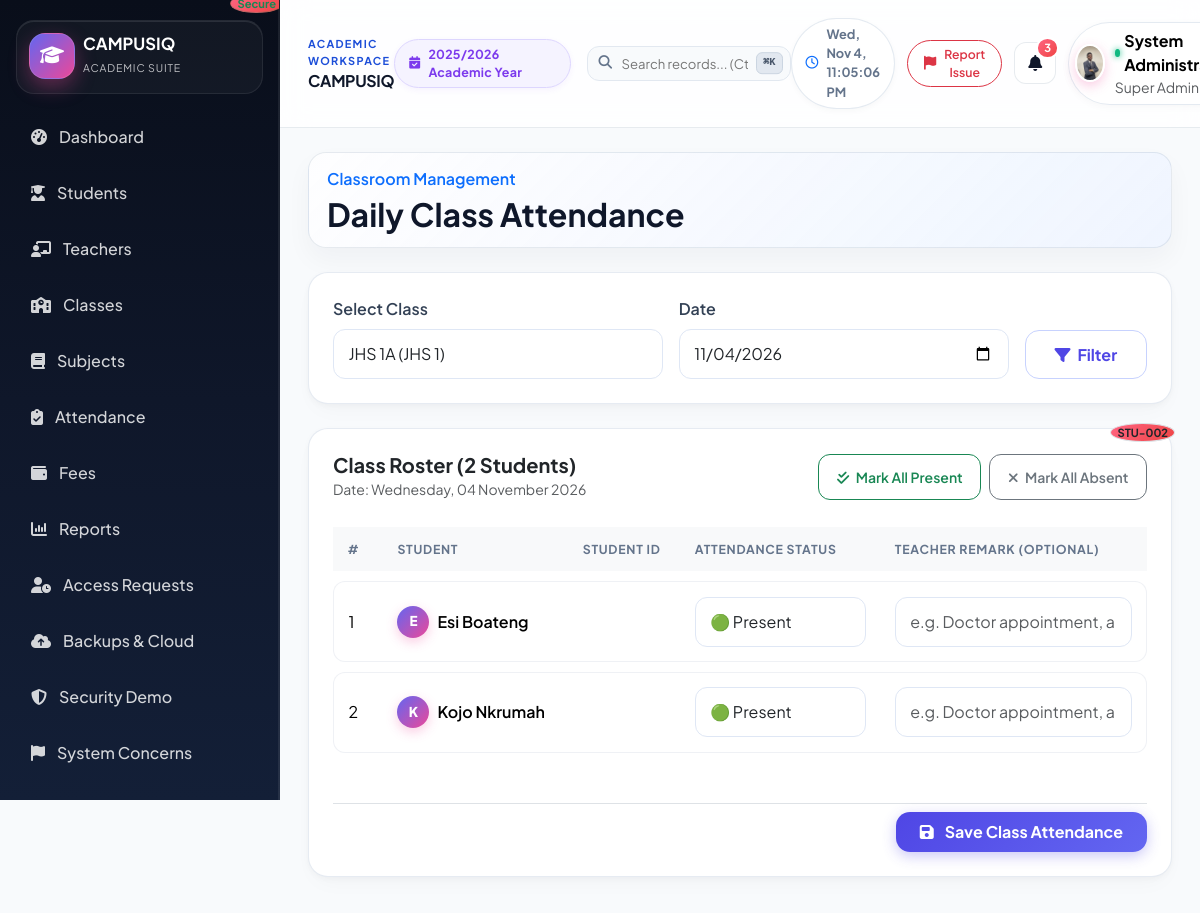
Page /teacher/attendance.php (signed in) on the committed database.
### tables this page shows
CREATE TABLE `school_settings` (
  `id` int(11) NOT NULL AUTO_INCREMENT,
  `school_name` varchar(200) NOT NULL,
  `motto` varchar(255) DEFAULT 'Excellence Through Education',
  `school_logo` varchar(255) DEFAULT NULL,
  `primary_color` varchar(30) DEFAULT '#1d4ed8',
  `address` text DEFAULT NULL,
  `phone` varchar(30) DEFAULT NULL,
  `email` varchar(150) DEFAULT NULL,
  `website` varchar(200) DEFAULT NULL,
  `currency` varchar(10) NOT NULL DEFAULT 'GH???',
  `academic_year_id` int(11) DEFAULT NULL,
  `term_id` int(11) DEFAULT NULL,
  `grading_system` text DEFAULT NULL,
  `paystack_public_key` varchar(255) DEFAULT NULL,
  `paystack_secret_key` varchar(255) DEFAULT NULL,
  `paystack_test_mode` tinyint(1) NOT NULL DEFAULT 1,
  `created_at` timestamp NOT NULL DEFAULT current_timestamp(),
  `updated_at` timestamp NOT NULL DEFAULT current_timestamp() ON UPDATE current_timestamp(),
  PRIMARY KEY (`id`),
  KEY `academic_year_id` (`academic_year_id`),
  KEY `term_id` (`term_id`),
  CONSTRAINT `school_settings_ibfk_1` FOREIGN KEY (`academic_year_id`) REFERENCES `academic_years` (`id`) ON DELETE SET NULL,
  CONSTRAINT `school_settings_ibfk_2` FOREIGN KEY (`term_id`) REFERENCES `terms` (`id`) ON DELETE SET NULL
);

CREATE TABLE `students` (
  `id` int(11) NOT NULL AUTO_INCREMENT,
  `user_id` int(11) NOT NULL,
  `student_id` varchar(50) NOT NULL,
  `dob` date DEFAULT NULL,
  `gender` enum('Male','Female','Other') DEFAULT NULL,
  `address` text DEFAULT NULL,
  `admission_date` date DEFAULT NULL,
  `class_id` int(11) DEFAULT NULL,
  `parent_id` int(11) DEFAULT NULL,
  `status` enum('active','inactive','graduated') NOT NULL DEFAULT 'active',
  `created_at` timestamp NOT NULL DEFAULT current_timestamp(),
  `updated_at` timestamp NOT NULL DEFAULT current_timestamp() ON UPDATE current_timestamp(),
  PRIMARY KEY (`id`),
  UNIQUE KEY `student_id` (`student_id`),
  KEY `user_id` (`user_id`),
  KEY `idx_students_student_id` (`student_id`),
  KEY `idx_students_class` (`class_id`),
  KEY `idx_students_parent` (`parent_id`),
  CONSTRAINT `students_ibfk_1` FOREIGN KEY (`user_id`) REFERENCES `users` (`id`) ON DELETE CASCADE,
  CONSTRAINT `students_ibfk_2` FOREIGN KEY (`class_id`) REFERENCES `classes` (`id`) ON DELETE SET NULL,
  CONSTRAINT `students_ibfk_3` FOREIGN KEY (`parent_id`) REFERENCES `users` (`id`) ON DELETE SET NULL
);

CREATE TABLE `users` (
  `id` int(11) NOT NULL AUTO_INCREMENT,
  `name` varchar(150) NOT NULL,
  `email` varchar(150) NOT NULL,
  `password_hash` varchar(255) NOT NULL,
  `totp_secret` text DEFAULT NULL,
  `totp_enabled` tinyint(1) NOT NULL DEFAULT 0,
  `totp_failed_attempts` int(10) unsigned NOT NULL DEFAULT 0,
  `totp_locked_until` datetime DEFAULT NULL,
  `sms_otp` varchar(10) DEFAULT NULL,
  `sms_otp_expires_at` datetime DEFAULT NULL,
  `email_otp` varchar(10) DEFAULT NULL,
  `email_otp_expires_at` datetime DEFAULT NULL,
  `role` enum('super_admin','school_admin','teacher','student','parent','accountant') NOT NULL,
  `status` enum('active','inactive','pending') NOT NULL DEFAULT 'active',
  `phone` varchar(30) DEFAULT NULL,
  `photo` varchar(255) DEFAULT NULL,
  `created_at` timestamp NOT NULL DEFAULT current_timestamp(),
  `updated_at` timestamp NOT NULL DEFAULT current_timestamp() ON UPDATE current_timestamp(),
  PRIMARY KEY (`id`),
  UNIQUE KEY `email` (`email`),
  KEY `idx_users_email` (`email`),
  KEY `idx_users_role` (`role`)
);

### teacher/attendance.php (the view, shortened to what the rows shown need)
<?php
require_once __DIR__ . '/../config/app.php';
require_once __DIR__ . '/../includes/auth.php';
$db = getDb();
$user = currentUser();
$tchStmt = $db->prepare('SELECT id FROM teachers WHERE user_id = :uid LIMIT 1');
$tchStmt->execute(['uid' => $user['id']]);
$teacherProfile = $tchStmt->fetch();
$teacherId = $teacherProfile['id'] ?? 0;
$classesStmt = $db->prepare('SELECT DISTINCT c.* FROM classes c
    LEFT JOIN subject_teacher_assignments sta ON sta.class_id = c.id
    WHERE c.class_teacher_id = :uid OR sta.teacher_id = :tid
    ORDER BY c.name ASC');
$classesStmt->execute(['uid' => $user['id'], 'tid' => $teacherId]);
$classes = $classesStmt->fetchAll();
if (empty($classes)) {
    $classes = $db->query('SELECT * FROM classes WHERE status = "active" ORDER BY name ASC')->fetchAll();
}
$selectedClassId = (int) ($_GET['class_id'] ?? $_POST['class_id'] ?? ($classes[0]['id'] ?? 0));
$studentsInClass = [];
$existingAttendance = [];
if ($selectedClassId > 0) {
    $stuQ = $db->prepare('SELECT s.id, s.student_id as student_code, u.name, u.photo
        FROM students s
        JOIN users u ON u.id = s.user_id
        WHERE s.class_id = :cid AND s.status = "active"
        ORDER BY u.name ASC');
    $stuQ->execute(['cid' => $selectedClassId]);
    $studentsInClass = $stuQ->fetchAll();
}
require_once __DIR__ . '/../includes/header.php';
?>
<div class="page-header">
    <div>
        <h2 class="fw-bold mb-0">Daily Class Attendance</h2>
    </div>
</div>
<div class="card p-4">
    <?php if (empty($studentsInClass)): ?>
        <div class="empty-state text-center py-5">
            <i class="fa-solid fa-user-graduate fa-2x mb-3 text-muted d-block"></i>
            <h5>No Students in this Class</h5>
            <p class="text-muted">There are no active students enrolled in the selected class yet.</p>
        </div>
    <?php else: ?>
        <form method="POST">
            <div class="table-responsive">
                <table class="table align-middle">
                    <thead class="table-light">
                        <tr>
                            <th style="width: 50px;">#</th>
                            <th>Student</th>
                            <th>Student ID</th>
                            <th style="width: 200px;">Attendance Status</th>
                            <th>Teacher Remark (Optional)</th>
                        </tr>
                    </thead>
                    <tbody>
                        <?php foreach ($studentsInClass as $idx => $stu):
                            $saved = $existingAttendance[$stu['id']] ?? null;
                            $curStatus = $saved['status'] ?? 'Present';
                            $curRemark = $saved['remarks'] ?? '';
                        ?>
                            <tr>
                                <td><?php echo $idx + 1; ?></td>
                                <td>
                                    <div class="d-flex align-items-center gap-2">
                                        <div class="avatar-sm bg-primary text-white d-flex align-items-center justify-content-center rounded-circle" style="width: 32px; height: 32px; font-size: 0.85rem;">
                                            <?php echo strtoupper(substr($stu['name'], 0, 1)); ?>
                                        </div>
                                        <span class="fw-semibold"><?php echo e($stu['name']); ?></span>
                                    </div>
                                </td>
                                <td>
                                    <span class="badge bg-light text-dark border"><?php echo e($stu['student_code']); ?></span>
                                </td>
                                <td>
                                    <select class="form-select attendance-status-select" name="status_<?php echo (int) $stu['id']; ?>">
                                        <option value="Present" <?php echo $curStatus === 'Present' ? 'selected' : ''; ?>>🟢 Present</option>
                                    </select>
                                </td>
                                <td>
                                    <input type="text" class="form-control" name="remarks_<?php echo (int) $stu['id']; ?>" value="<?php echo e($curRemark); ?>" placeholder="e.g. Doctor appointment, arrived 8:30 AM">
                                </td>
                            </tr>
                        <?php endforeach; ?>
                    </tbody>
                </table>
            </div>
        </form>
    <?php endif; ?>
</div>
<?php require_once __DIR__ . '/../includes/footer.php'; ?>

### includes/header.php (shortened to what the rows shown need)
<?php
require_once __DIR__ . '/../config/app.php';
require_once __DIR__ . '/../includes/auth.php';
$baseUrl = baseUrl();
$settings = getSchoolSettings();
$user = currentUser();
$role = $user['role'] ?? 'guest';
function navItems(string $role, string $baseUrl): array
{
    return $items[$role] ?? $items['student'];
}
?><!DOCTYPE html>
<html lang="en">
<head>
    <link href="https://cdn.jsdelivr.net/npm/bootstrap@5.3.3/dist/css/bootstrap.min.css" rel="stylesheet">
    <link rel="stylesheet" href="https://cdnjs.cloudflare.com/ajax/libs/font-awesome/6.5.2/css/all.min.css">
    <link rel="stylesheet" href="<?php echo $baseUrl ? $baseUrl : ''; ?>/assets/css/style.css?v=<?php echo filemtime(__DIR__ . '/../assets/css/style.css'); ?>">
</head>
<body>
<?php if (isLoggedIn()):
    $currentUri = $_SERVER['REQUEST_URI'] ?? '';
?>
<div class="app-shell">
    <aside class="sidebar offcanvas-lg offcanvas-start" id="sidebarNav" tabindex="-1" aria-labelledby="sidebarNavLabel">
        <div class="brand-box d-flex align-items-center justify-content-between">
            <div class="d-flex align-items-center gap-2 min-w-0">
                <div class="brand-mark flex-shrink-0"><i class="fa-solid fa-graduation-cap"></i></div>
                <div class="brand-copy min-w-0">
                    <div class="brand-name text-truncate" id="sidebarNavLabel"><?php echo e($settings['school_name']); ?></div>
                    <small class="brand-tag">Academic Suite</small>
                </div>
            </div>
        </div>
        <nav class="nav-menu">
            <?php foreach (navItems($role, $baseUrl) as $item):
                $isActive = (parse_url($item['url'], PHP_URL_PATH) === parse_url($currentUri, PHP_URL_PATH));
            ?>
                <a href="<?php echo $item['url']; ?>" class="nav-item <?php echo $isActive ? 'active' : ''; ?>">
                    <i class="fa-solid <?php echo $item['icon']; ?>"></i>
                    <span><?php echo e($item['label']); ?></span>
                </a>
            <?php endforeach; ?>
        </nav>
        <div class="sidebar-footer">
            <div class="mb-2 px-2 d-flex align-items-center justify-content-between">
                <span class="badge bg-success bg-opacity-25 text-success border border-success border-opacity-25">Secure</span>
            </div>
        </div>
    </aside>
    <div class="main-panel">
        <nav class="topbar">
            <div class="d-flex align-items-center gap-2 min-w-0">
                <div class="min-w-0">
                    <div class="workspace-kicker d-none d-sm-block">Academic Workspace</div>
                    <h4 class="page-title mb-0 text-truncate fs-6 fw-bold"><?php echo e($settings['school_name']); ?></h4>
                </div>
            </div>
            <div class="d-none d-lg-flex align-items-center gap-3">
                <span class="session-badge">
                    <i class="fa-solid fa-calendar-check me-2"></i>2025/2026 Academic Year
                </span>
                <div class="search-box">
                    <input type="text" id="globalSearch" placeholder="Search records... (Ctrl + K)">
                    <span class="search-kbd">⌘K</span>
                </div>
            </div>
            <div class="topbar-actions">
                <div class="live-clock d-none d-md-inline-flex">
                    <i class="fa-regular fa-clock text-primary"></i>
                    <span id="headerLiveClock"></span>
                </div>
                <button class="btn btn-sm btn-outline-danger d-inline-flex align-items-center gap-2 rounded-pill px-3 py-1 shadow-xs bg-white border-opacity-75" type="button" data-bs-toggle="modal" data-bs-target="#reportSystemConcernModal" title="Report System Concern / Suggestion">
                    <i class="fa-solid fa-flag text-danger"></i>
                    <span class="d-none d-md-inline small fw-semibold text-danger">Report Issue</span>
                </button>
                <div class="dropdown">
                    <button class="icon-button" type="button" data-bs-toggle="dropdown" aria-expanded="false" title="Notifications">
                        <i class="fa-solid fa-bell"></i>
                        <span class="badge">3</span>
                    </button>
                </div>
                <div class="dropdown">
                    <button class="profile-pill border-0 text-start bg-white" type="button" data-bs-toggle="dropdown" aria-expanded="false" title="Account Menu">
                        <?php
                            $hdrPhoto = $user['photo'] ?? null;
                            $hasHdrPhoto = !empty($hdrPhoto) && file_exists(__DIR__ . '/../' . ltrim($hdrPhoto, '/\\'));
                        ?>
                        <?php if ($hasHdrPhoto): ?>
                            <img src="<?php echo $baseUrl . '/' . ltrim($hdrPhoto, '/\\'); ?>" alt="Avatar" class="avatar-sm rounded-circle object-fit-cover shadow-sm">
                        <?php else: ?>
                            <div class="avatar-sm">
                                <?php echo strtoupper(substr($user['name'] ?? 'U', 0, 1)); ?>
                            </div>
                        <?php endif; ?>
                        <div class="d-none d-sm-block">
                            <div class="d-flex align-items-center">
                                <span class="online-dot"></span>
                                <strong><?php echo e($user['name'] ?? 'User'); ?></strong>
                            </div>
                            <small class="text-muted"><?php echo e(userRoleLabel($role)); ?></small>
                        </div>
                    </button>
                </div>
            </div>
        </nav>
        <main class="content-area">
<?php else: ?>
<div class="auth-page">
<?php endif; ?>

### rows in the picture
school_settings: school_name "CAMPUSIQ"
students: user.name "E", user.name "Esi Boateng", id "🟢 Present"
students: user.name "K", user.name "Kojo Nkrumah", student "STU-002", id "🟢 Present"

### other values in the picture
$item['label'] "Dashboard"
$item['label'] "Students"
$item['label'] "Teachers"
$item['label'] "Classes"
$item['label'] "Subjects"
$item['label'] "Attendance"
$item['label'] "Fees"
$item['label'] "Reports"
$item['label'] "Access Requests"
$item['label'] "Backups & Cloud"
$item['label'] "Security Demo"
$item['label'] "System Concerns"
$user['name'] "System…"
userRoleLabel($role) "Super Admin"
count($studentsInClass) "2"
